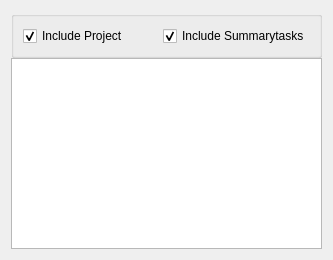
<?xml version="1.0" encoding="UTF-8"?>
<ui version="4.0">
 <author>Dag Andersen &lt;danders@get2net.dk&gt;</author>
 <class>KPlato::ICalExportDialog</class>
 <widget class="QWidget" name="KPlato::ICalExportDialog">
  <property name="geometry">
   <rect>
    <x>0</x>
    <y>0</y>
    <width>333</width>
    <height>260</height>
   </rect>
  </property>
  <layout class="QHBoxLayout" name="horizontalLayout_2">
   <item>
    <widget class="QWidget" name="ui_mainWidget" native="true">
     <layout class="QVBoxLayout" name="verticalLayout">
      <property name="spacing">
       <number>0</number>
      </property>
      <property name="leftMargin">
       <number>0</number>
      </property>
      <property name="topMargin">
       <number>0</number>
      </property>
      <property name="rightMargin">
       <number>0</number>
      </property>
      <property name="bottomMargin">
       <number>0</number>
      </property>
      <item>
       <widget class="QGroupBox" name="groupBox">
        <property name="title">
         <string/>
        </property>
        <layout class="QHBoxLayout" name="horizontalLayout">
         <item>
          <widget class="QCheckBox" name="ui_project">
           <property name="text">
            <string>Include Project</string>
           </property>
           <property name="checked">
            <bool>true</bool>
           </property>
          </widget>
         </item>
         <item>
          <widget class="QCheckBox" name="ui_summarytasks">
           <property name="text">
            <string>Include Summarytasks</string>
           </property>
           <property name="checked">
            <bool>true</bool>
           </property>
          </widget>
         </item>
        </layout>
       </widget>
      </item>
      <item>
       <widget class="KPlato::ScheduleTreeView" name="ui_scheduleView"/>
      </item>
     </layout>
    </widget>
   </item>
  </layout>
 </widget>
 <customwidgets>
  <customwidget>
   <class>KPlato::ScheduleTreeView</class>
   <extends>QTreeView</extends>
   <header>kptscheduleeditor.h</header>
  </customwidget>
 </customwidgets>
 <resources/>
 <connections/>
</ui>
